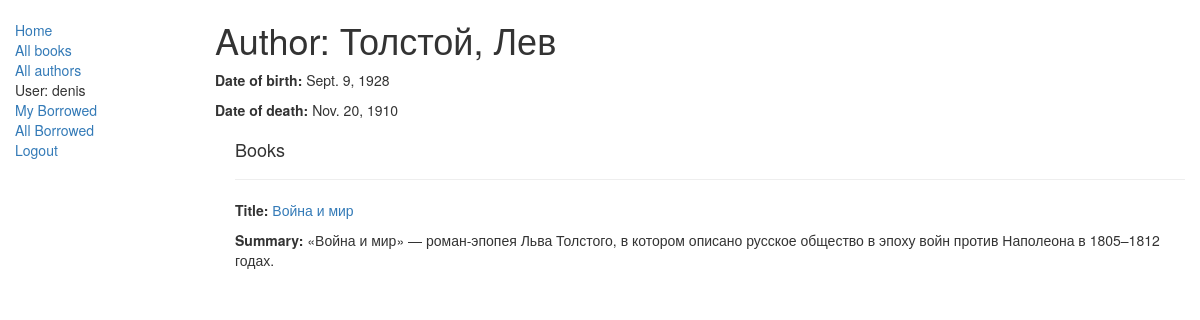
/catalog/author/1/ (signed in), run on the app's committed database.
### catalog/models.py (models this page shows, shortened)
class Author(models.Model):
    first_name = models.CharField(max_length=100)
    last_name = models.CharField(max_length=100)
    date_of_birth = models.DateField(null=True, blank=True)
    date_of_death = models.DateField('Died', null=True, blank=True)
    class Meta:
        ordering = ['last_name']

class Book(models.Model):
    title = models.CharField(max_length=200)
    author = models.ForeignKey('Author', on_delete=models.SET_NULL, null=True)
    summary = models.TextField(max_length=1000, help_text="Enter a brief description of the book")
    isbn = models.CharField('ISBN', max_length=13,blank=True, null=True, help_text='13 Character <a href="https://www.isbn-international.org/content/what-isbn">ISBN number</a>')
    genre = models.ManyToManyField(Genre, help_text="Select a genre for this book")
    def get_absolute_url(self):
        return reverse('book-detail', args=[str(self.id)])
    def display_genre(self):
        """Создает строку для жанров. Это требуется для отображения в админке."""
        return ', '.join(genre.name for genre in self.genre.all()[:3])
    display_genre.short_description = 'Genre'
    def display_author(self):
        """Возвращает строковое представление автора"""
        return str(self.author) if self.author else 'No author'
    display_author.short_description = 'Author'

### catalog/views.py (the view)
# urls.py: path('author/<int:pk>/', views.AuthorDetailView.as_view(), name='author-detail'),
class AuthorDetailView(generic.DetailView):
    model = Author

### catalog/templates/catalog/author_detail.html
{% extends "base_generic.html" %}
{% block content %}
  <h1>Author: {{ author.last_name }}, {{ author.first_name }}</h1>
  <p><strong>Date of birth:</strong> {{ author.date_of_birth }}</p>
  <p><strong>Date of death:</strong> {{ author.date_of_death }}</p>
  <div style="margin-left:20px;margin-top:20px">
    <h4>Books</h4>
    {% for book in author.book_set.all %}
      <hr>
      <p><strong>Title:</strong> <a href="{{ book.get_absolute_url }}">{{ book.title }}</a></p>
      <p><strong>Summary:</strong> {{ book.summary }}</p>
    {% endfor %}
  </div>
{% endblock %}

### catalog/templates/base_generic.html (shortened to what this page needs)
<!doctype html>
<html lang="en">
  <head>
    <link
      rel="stylesheet"
      href="https://maxcdn.bootstrapcdn.com/bootstrap/3.3.7/css/bootstrap.min.css" />
    {% load static %}
    <link rel="stylesheet" href="{% static 'css/styles.css' %}" />
  </head>
  <body>
    <div class="container-fluid">
      <div class="row">
        <div class="col-sm-2">
          {% block sidebar %}
            <ul class="sidebar-nav">
              <li><a href="/catalog/">Home</a></li>
              <li><a href="/catalog/books/">All books</a></li>
              <li><a href="/catalog/authors/">All authors</a></li>
              {% if user.is_authenticated %}
                <li>User: {{ user.get_username }}</li>
                <li><a href="{% url 'my-borrowed' %}">My Borrowed</a></li>
                {% if perms.catalog.can_mark_returned %}
                  <li><a href="{% url 'all-borrowed' %}">All Borrowed</a></li>
                {% endif %}
                <li><a href="{% url 'logout' %}?next={{ request.path }}">Logout</a></li>
              {% else %}
                <li><a href="{% url 'login' %}?next={{ request.path }}">Login</a></li>
              {% endif %}
            </ul>
          {% endblock %}
        </div>
        <div class="col-sm-10">
          {% block content %}{% endblock %}
        </div>
      </div>
    </div>
  </body>
</html>

### catalog/static/css/styles.css (style rules this page uses)
.sidebar-nav { margin-top: 20px; padding: 0; list-style: none; }

### data on the page
Author: last_name "Толстой", first_name "Лев", date_of_birth "Sept. 9, 1928", date_of_death "Nov. 20, 1910"
Book: title "Война и мир", summary "«Война и мир» — роман-эпопея Льва Толстого, в котором описано русское общество в эпоху войн против Наполеона в 1805–1812 годах."

### other printed values
{{ user.get_username }} "denis"
